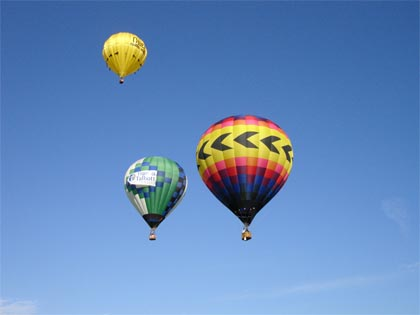
#> input picture Rescale Image/input_image.jpg, 420 x 315 px, found by its file name
$ python image_manipulation.py
#> lines starting #> are read from the running program, lines starting #| are printed output that depends on the picture
from PIL import Image


def resize_image(input_image, output_image, new_size):
#> called with input_image = 'input_image.jpg', output_image = 'resized_image.jpg', new_size = (800, 600)
    image = Image.open(input_image)
#> image is the input picture: PIL image 420x315 RGB; mean R, G, B 101.2, 138.5, 188.8
    resized_image = image.resize(new_size)
    resized_image.save(output_image)
    print("Image resized and saved successfully.")


def rotate_image(input_image, output_image, degrees):
#> called with input_image = 'input_image.jpg', output_image = 'rotated_image.jpg', degrees = 90
    image = Image.open(input_image)
    rotated_image = image.rotate(degrees)
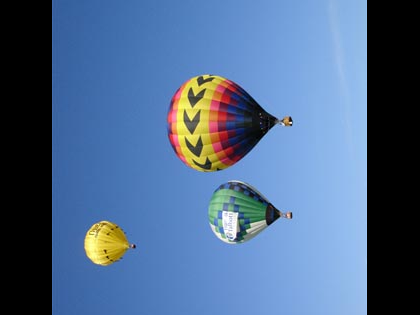
#> rotated_image: PIL image 420x315 RGB; mean R, G, B 77.9, 104.6, 140
    rotated_image.save(output_image)
    print("Image rotated and saved successfully.")


def flip_image(input_image, output_image, flip_mode):
#> called with input_image = 'input_image.jpg', output_image = 'flipped_image.jpg', flip_mode = 0
    image = Image.open(input_image)
    flipped_image = image.transpose(flip_mode)
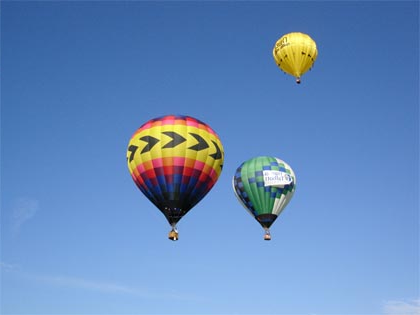
#> flipped_image: PIL image 420x315 RGB; mean R, G, B 101.2, 138.5, 188.8
    flipped_image.save(output_image)
    print("Image flipped and saved successfully.")


# Example usage: Resize, rotate, and flip an image
input_file = 'input_image.jpg'
resized_file = 'resized_image.jpg'
rotated_file = 'rotated_image.jpg'
flipped_file = 'flipped_image.jpg'

new_size = (800, 600)
degrees_to_rotate = 90
flip_mode = Image.FLIP_LEFT_RIGHT

resize_image(input_file, resized_file, new_size)
rotate_image(input_file, rotated_file, degrees_to_rotate)
flip_image(input_file, flipped_file, flip_mode)

$ run again, with WhatsApp Image 2021-01-19 at 17.51.43.jpeg copied over Rescale Image/input_image.jpg
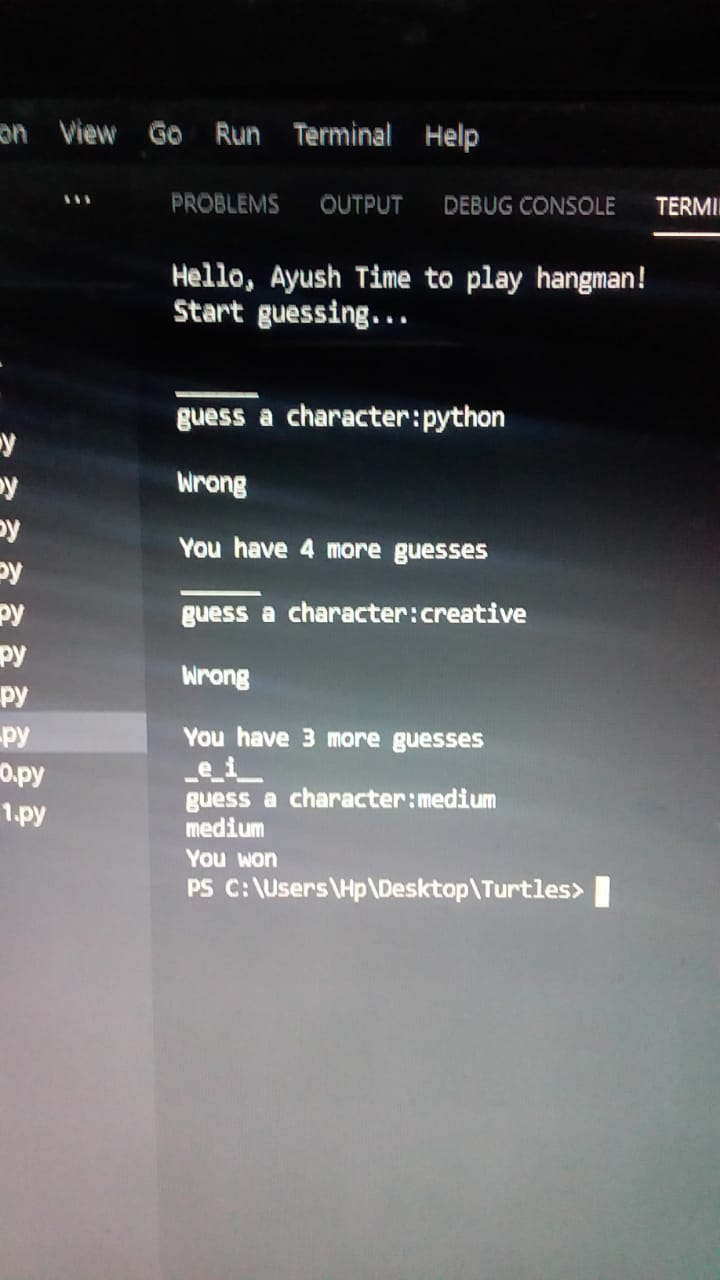
#> input picture WhatsApp Image 2021-01-19 at 17.51.43.jpeg, 720 x 1280 px, found by its file name
#> in resize_image, image is the input picture: PIL image 720x1280 RGB; mean R, G, B 90.2, 91.1, 92.6
#> in rotate_image, `rotated_image = image.rotate(degrees)`:
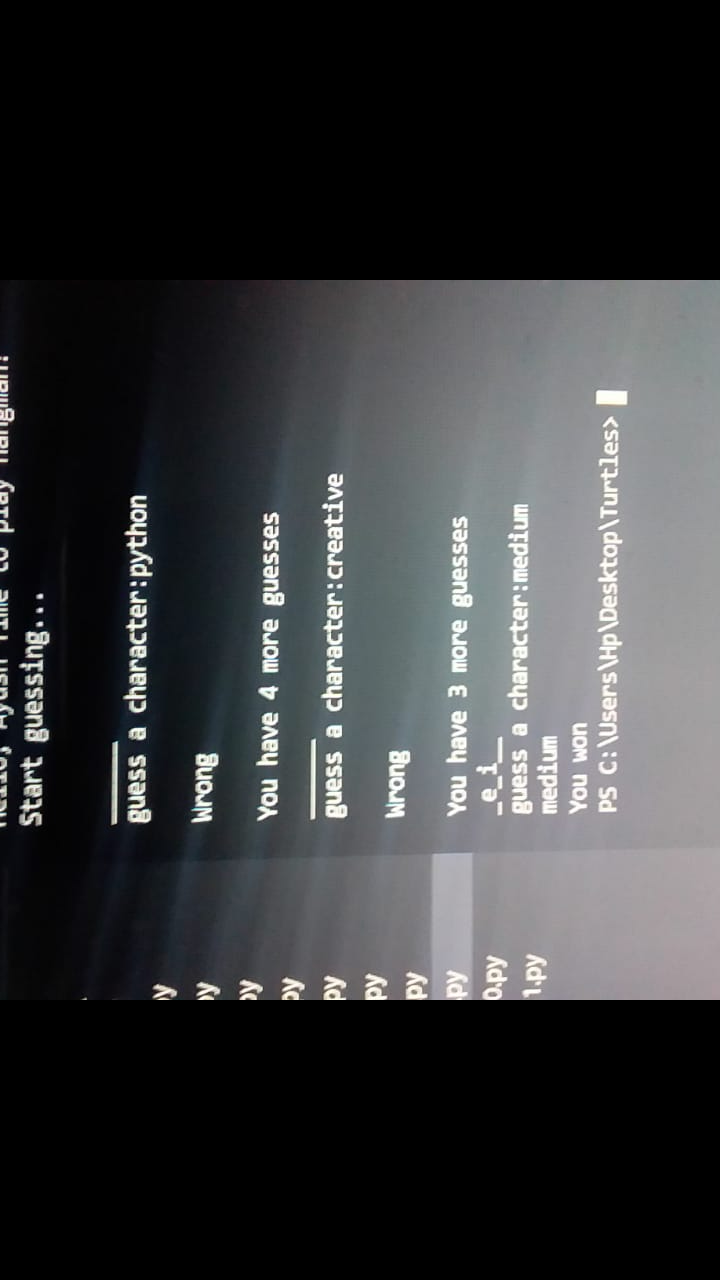
#> rotated_image: PIL image 720x1280 RGB; mean R, G, B 53.6, 54.9, 56.4
#> in flip_image, `flipped_image = image.transpose(flip_mode)`:
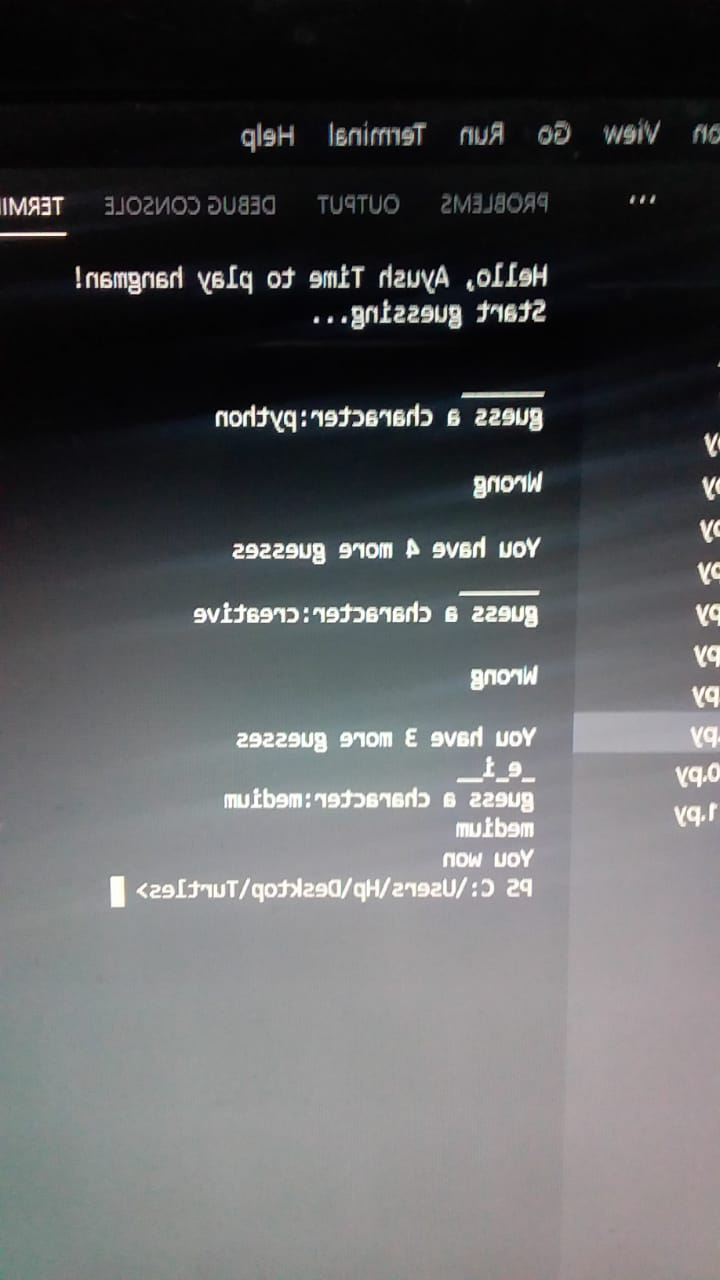
#> flipped_image: PIL image 720x1280 RGB; mean R, G, B 90.2, 91.1, 92.6
